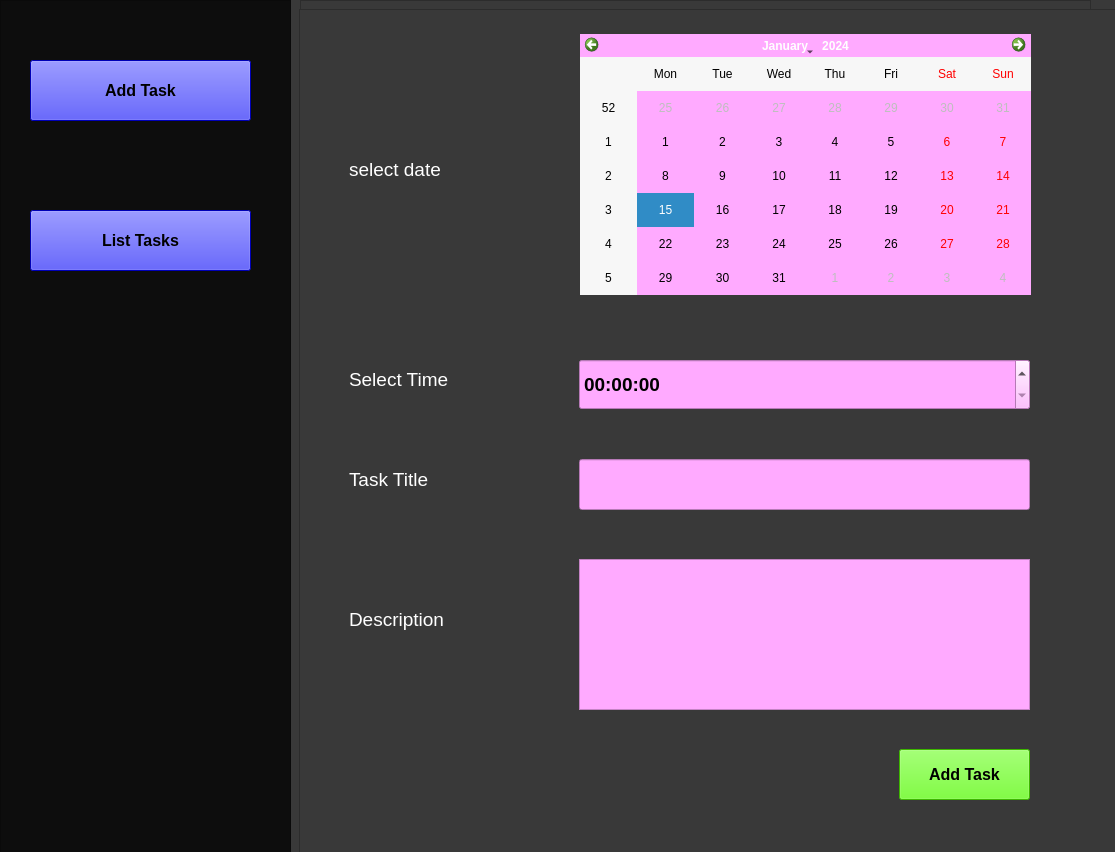
<?xml version="1.0" encoding="UTF-8"?>
<ui version="4.0">
 <class>MainWindow</class>
 <widget class="QMainWindow" name="MainWindow">
  <property name="geometry">
   <rect>
    <x>0</x>
    <y>0</y>
    <width>1115</width>
    <height>852</height>
   </rect>
  </property>
  <property name="windowTitle">
   <string>MainWindow</string>
  </property>
  <property name="styleSheet">
   <string notr="true">background-color: rgb(57, 57, 57);</string>
  </property>
  <widget class="QWidget" name="centralwidget">
   <widget class="QFrame" name="frame">
    <property name="geometry">
     <rect>
      <x>0</x>
      <y>0</y>
      <width>291</width>
      <height>1061</height>
     </rect>
    </property>
    <property name="styleSheet">
     <string notr="true">background-color: rgb(13, 13, 13);</string>
    </property>
    <property name="frameShape">
     <enum>QFrame::StyledPanel</enum>
    </property>
    <property name="frameShadow">
     <enum>QFrame::Raised</enum>
    </property>
    <widget class="QPushButton" name="addTaskMenu">
     <property name="geometry">
      <rect>
       <x>30</x>
       <y>60</y>
       <width>221</width>
       <height>61</height>
      </rect>
     </property>
     <property name="font">
      <font>
       <pointsize>12</pointsize>
       <weight>75</weight>
       <bold>true</bold>
      </font>
     </property>
     <property name="styleSheet">
      <string notr="true">background-color: rgb(0, 0, 255);
selection-background-color: rgb(255, 0, 127);</string>
     </property>
     <property name="text">
      <string>Add Task</string>
     </property>
     <property name="icon">
      <iconset>
       <normaloff>534029-200.png</normaloff>534029-200.png</iconset>
     </property>
     <property name="iconSize">
      <size>
       <width>40</width>
       <height>40</height>
      </size>
     </property>
     <property name="flat">
      <bool>false</bool>
     </property>
    </widget>
    <widget class="QPushButton" name="listTaskMenu">
     <property name="geometry">
      <rect>
       <x>30</x>
       <y>210</y>
       <width>221</width>
       <height>61</height>
      </rect>
     </property>
     <property name="font">
      <font>
       <pointsize>12</pointsize>
       <weight>75</weight>
       <bold>true</bold>
      </font>
     </property>
     <property name="styleSheet">
      <string notr="true">background-color: rgb(0, 0, 255);
selection-background-color: rgb(255, 0, 127);</string>
     </property>
     <property name="text">
      <string>List Tasks</string>
     </property>
     <property name="icon">
      <iconset>
       <normaloff>102005.png</normaloff>102005.png</iconset>
     </property>
     <property name="iconSize">
      <size>
       <width>40</width>
       <height>40</height>
      </size>
     </property>
     <property name="flat">
      <bool>false</bool>
     </property>
    </widget>
   </widget>
   <widget class="QFrame" name="frame_3">
    <property name="geometry">
     <rect>
      <x>300</x>
      <y>0</y>
      <width>791</width>
      <height>831</height>
     </rect>
    </property>
    <property name="frameShape">
     <enum>QFrame::StyledPanel</enum>
    </property>
    <property name="frameShadow">
     <enum>QFrame::Raised</enum>
    </property>
    <widget class="QLabel" name="label_4">
     <property name="geometry">
      <rect>
       <x>70</x>
       <y>10</y>
       <width>191</width>
       <height>41</height>
      </rect>
     </property>
     <property name="font">
      <font>
       <pointsize>16</pointsize>
       <weight>75</weight>
       <bold>true</bold>
      </font>
     </property>
     <property name="styleSheet">
      <string notr="true">color: rgb(255, 255, 255);</string>
     </property>
     <property name="text">
      <string>Todays Task</string>
     </property>
    </widget>
    <widget class="QTableView" name="tableView">
     <property name="geometry">
      <rect>
       <x>70</x>
       <y>70</y>
       <width>571</width>
       <height>211</height>
      </rect>
     </property>
     <property name="styleSheet">
      <string notr="true">background-color: rgb(255, 170, 255);</string>
     </property>
    </widget>
    <widget class="QLineEdit" name="todaysTaskTitle">
     <property name="geometry">
      <rect>
       <x>70</x>
       <y>350</y>
       <width>571</width>
       <height>61</height>
      </rect>
     </property>
     <property name="font">
      <font>
       <pointsize>14</pointsize>
       <weight>75</weight>
       <bold>true</bold>
      </font>
     </property>
     <property name="styleSheet">
      <string notr="true">background-color: rgb(255, 170, 255);</string>
     </property>
    </widget>
    <widget class="QPlainTextEdit" name="todaysTaskDesc">
     <property name="geometry">
      <rect>
       <x>70</x>
       <y>620</y>
       <width>571</width>
       <height>141</height>
      </rect>
     </property>
     <property name="font">
      <font>
       <pointsize>13</pointsize>
      </font>
     </property>
     <property name="styleSheet">
      <string notr="true">background-color: rgb(255, 170, 255);</string>
     </property>
    </widget>
    <widget class="QPushButton" name="pushButton_2">
     <property name="geometry">
      <rect>
       <x>280</x>
       <y>780</y>
       <width>161</width>
       <height>51</height>
      </rect>
     </property>
     <property name="font">
      <font>
       <pointsize>16</pointsize>
       <weight>75</weight>
       <bold>true</bold>
      </font>
     </property>
     <property name="styleSheet">
      <string notr="true">background-color: rgb(255, 85, 0);</string>
     </property>
     <property name="text">
      <string>View Task</string>
     </property>
    </widget>
    <widget class="QLabel" name="label_5">
     <property name="geometry">
      <rect>
       <x>70</x>
       <y>290</y>
       <width>191</width>
       <height>51</height>
      </rect>
     </property>
     <property name="font">
      <font>
       <pointsize>16</pointsize>
       <weight>50</weight>
       <bold>false</bold>
      </font>
     </property>
     <property name="styleSheet">
      <string notr="true">color: rgb(255, 255, 255);</string>
     </property>
     <property name="text">
      <string>Task</string>
     </property>
    </widget>
    <widget class="QLabel" name="label_6">
     <property name="geometry">
      <rect>
       <x>70</x>
       <y>560</y>
       <width>161</width>
       <height>41</height>
      </rect>
     </property>
     <property name="font">
      <font>
       <pointsize>16</pointsize>
       <weight>50</weight>
       <bold>false</bold>
      </font>
     </property>
     <property name="styleSheet">
      <string notr="true">color: rgb(255, 255, 255);</string>
     </property>
     <property name="text">
      <string>Description</string>
     </property>
    </widget>
    <widget class="QLineEdit" name="todaysTaskDateTime">
     <property name="geometry">
      <rect>
       <x>70</x>
       <y>480</y>
       <width>571</width>
       <height>61</height>
      </rect>
     </property>
     <property name="font">
      <font>
       <pointsize>13</pointsize>
       <weight>50</weight>
       <bold>false</bold>
      </font>
     </property>
     <property name="styleSheet">
      <string notr="true">background-color: rgb(255, 170, 255);</string>
     </property>
    </widget>
    <widget class="QLabel" name="label_7">
     <property name="geometry">
      <rect>
       <x>70</x>
       <y>430</y>
       <width>191</width>
       <height>31</height>
      </rect>
     </property>
     <property name="font">
      <font>
       <pointsize>16</pointsize>
       <weight>50</weight>
       <bold>false</bold>
      </font>
     </property>
     <property name="styleSheet">
      <string notr="true">color: rgb(255, 255, 255);</string>
     </property>
     <property name="text">
      <string>Date and Time</string>
     </property>
    </widget>
   </widget>
   <widget class="QFrame" name="frame_2">
    <property name="geometry">
     <rect>
      <x>299</x>
      <y>9</y>
      <width>821</width>
      <height>851</height>
     </rect>
    </property>
    <property name="frameShape">
     <enum>QFrame::StyledPanel</enum>
    </property>
    <property name="frameShadow">
     <enum>QFrame::Raised</enum>
    </property>
    <widget class="QCalendarWidget" name="calenderAddTask">
     <property name="geometry">
      <rect>
       <x>281</x>
       <y>25</y>
       <width>451</width>
       <height>261</height>
      </rect>
     </property>
     <property name="styleSheet">
      <string notr="true">background-color: rgb(255, 170, 255);</string>
     </property>
    </widget>
    <widget class="QLabel" name="label">
     <property name="geometry">
      <rect>
       <x>50</x>
       <y>130</y>
       <width>141</width>
       <height>61</height>
      </rect>
     </property>
     <property name="font">
      <font>
       <pointsize>14</pointsize>
       <weight>50</weight>
       <bold>false</bold>
      </font>
     </property>
     <property name="styleSheet">
      <string notr="true">color: rgb(255, 255, 255);</string>
     </property>
     <property name="text">
      <string>select date</string>
     </property>
    </widget>
    <widget class="QTimeEdit" name="addTaskTime">
     <property name="geometry">
      <rect>
       <x>280</x>
       <y>350</y>
       <width>451</width>
       <height>51</height>
      </rect>
     </property>
     <property name="font">
      <font>
       <pointsize>14</pointsize>
       <weight>75</weight>
       <bold>true</bold>
      </font>
     </property>
     <property name="styleSheet">
      <string notr="true">background-color: rgb(255, 170, 255);</string>
     </property>
    </widget>
    <widget class="QLabel" name="label_2">
     <property name="geometry">
      <rect>
       <x>50</x>
       <y>340</y>
       <width>141</width>
       <height>61</height>
      </rect>
     </property>
     <property name="font">
      <font>
       <pointsize>14</pointsize>
       <weight>50</weight>
       <bold>false</bold>
      </font>
     </property>
     <property name="styleSheet">
      <string notr="true">color: rgb(255, 255, 255);</string>
     </property>
     <property name="text">
      <string>Select Time</string>
     </property>
    </widget>
    <widget class="QLineEdit" name="taskNameEdit">
     <property name="geometry">
      <rect>
       <x>280</x>
       <y>450</y>
       <width>451</width>
       <height>51</height>
      </rect>
     </property>
     <property name="font">
      <font>
       <pointsize>12</pointsize>
       <weight>75</weight>
       <bold>true</bold>
      </font>
     </property>
     <property name="styleSheet">
      <string notr="true">background-color: rgb(255, 170, 255);</string>
     </property>
    </widget>
    <widget class="QLabel" name="label_3">
     <property name="geometry">
      <rect>
       <x>50</x>
       <y>440</y>
       <width>141</width>
       <height>61</height>
      </rect>
     </property>
     <property name="font">
      <font>
       <pointsize>14</pointsize>
       <weight>50</weight>
       <bold>false</bold>
      </font>
     </property>
     <property name="styleSheet">
      <string notr="true">color: rgb(255, 255, 255);</string>
     </property>
     <property name="text">
      <string>Task Title</string>
     </property>
    </widget>
    <widget class="QPlainTextEdit" name="TaskDescEdit">
     <property name="geometry">
      <rect>
       <x>280</x>
       <y>550</y>
       <width>451</width>
       <height>151</height>
      </rect>
     </property>
     <property name="font">
      <font>
       <pointsize>12</pointsize>
       <weight>50</weight>
       <bold>false</bold>
      </font>
     </property>
     <property name="styleSheet">
      <string notr="true">background-color: rgb(255, 170, 255);</string>
     </property>
    </widget>
    <widget class="QLabel" name="taskDescEdit">
     <property name="geometry">
      <rect>
       <x>50</x>
       <y>580</y>
       <width>141</width>
       <height>61</height>
      </rect>
     </property>
     <property name="font">
      <font>
       <pointsize>14</pointsize>
       <weight>50</weight>
       <bold>false</bold>
      </font>
     </property>
     <property name="styleSheet">
      <string notr="true">color: rgb(255, 255, 255);</string>
     </property>
     <property name="text">
      <string>Description</string>
     </property>
    </widget>
    <widget class="QPushButton" name="pushButton">
     <property name="geometry">
      <rect>
       <x>600</x>
       <y>740</y>
       <width>131</width>
       <height>51</height>
      </rect>
     </property>
     <property name="font">
      <font>
       <pointsize>12</pointsize>
       <weight>75</weight>
       <bold>true</bold>
      </font>
     </property>
     <property name="styleSheet">
      <string notr="true">background-color: rgb(85, 255, 0);</string>
     </property>
     <property name="text">
      <string>Add Task</string>
     </property>
    </widget>
   </widget>
   <zorder>frame_3</zorder>
   <zorder>frame</zorder>
   <zorder>frame_2</zorder>
  </widget>
 </widget>
 <resources/>
 <connections/>
</ui>
